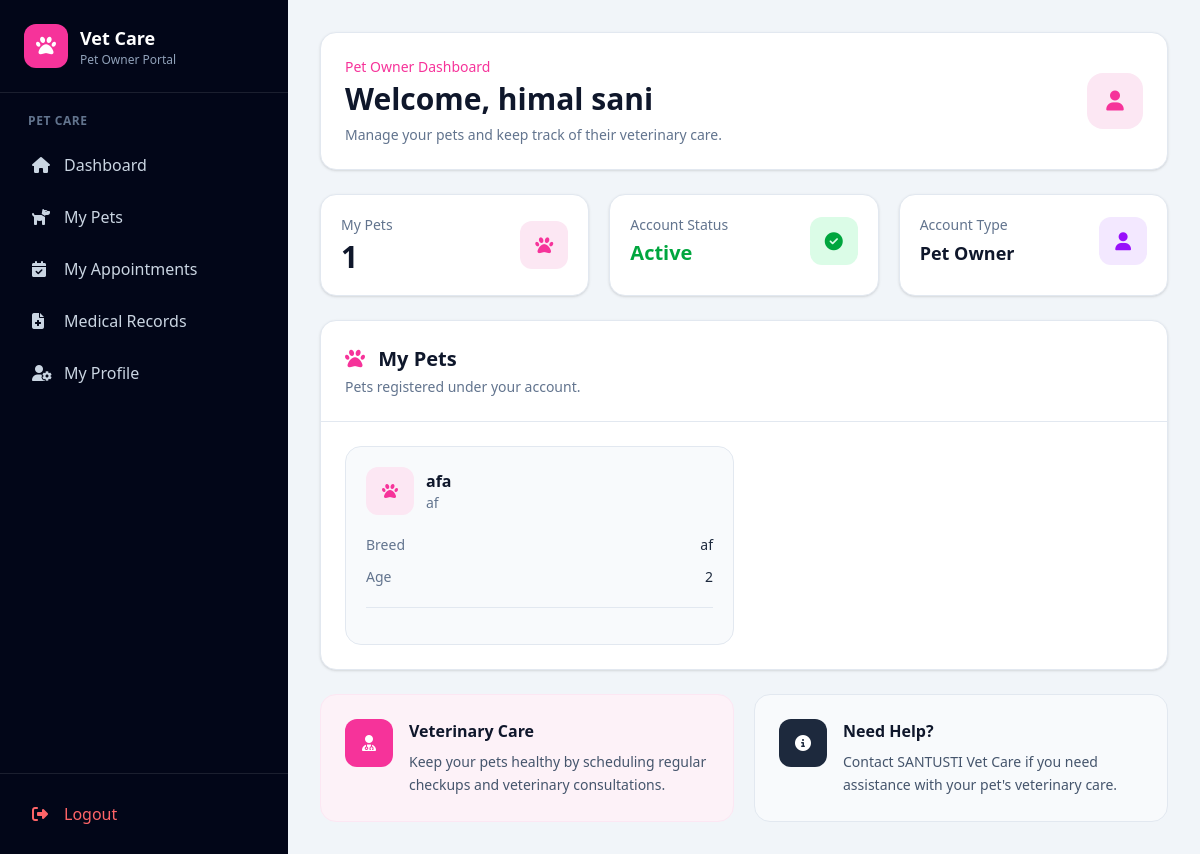
The app's page /owner-dashboard/ (signed in), older data.
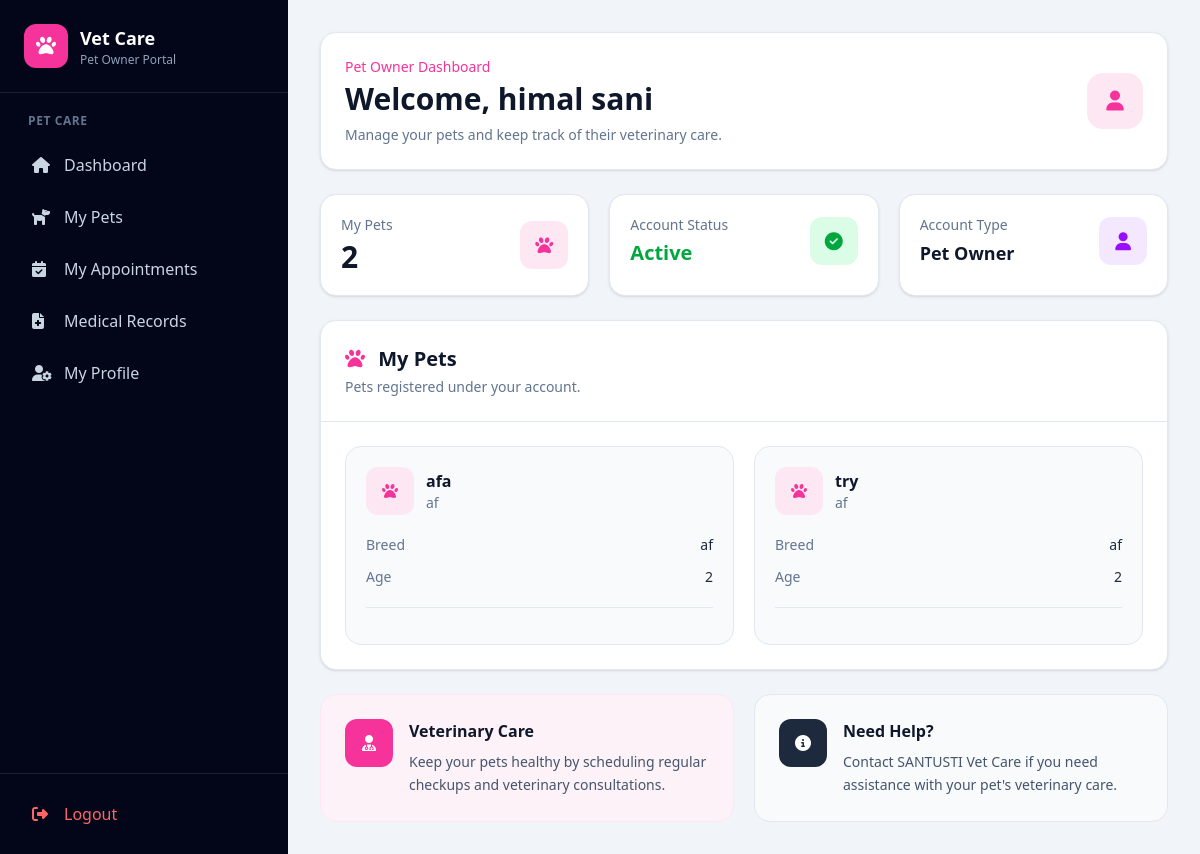
The same page, newer data.
### account/models.py (models this page shows, shortened)
class User(AbstractUser):
    ADMIN = "ADMIN"
    VETERINARIAN = "VETERINARIAN"
    PET_OWNER = "PET_OWNER"
    ROLE_CHOICES = [
        (ADMIN, "Admin"),
        (VETERINARIAN, "Veterinarian"),
        (PET_OWNER, "Pet Owner"),
    ]
    role = models.CharField(
        max_length=20,
        choices=ROLE_CHOICES,
        default=PET_OWNER
    )
    phone = models.CharField(
        max_length=15,
        blank=True,
        null=True
    )
    address = models.TextField(
        blank=True,
        null=True
    )
    created_at = models.DateTimeField(
        auto_now_add=True
    )
    updated_at = models.DateTimeField(
        auto_now=True
    )

### animal/models.py (models this page shows, shortened)
class Animal(models.Model):
    owner = models.ForeignKey(
        User,
        on_delete=models.CASCADE,
        related_name="animals",
        null=True,
        blank=True
    )
    name = models.CharField(max_length=100)
    species = models.CharField(max_length=100)
    breed = models.CharField(
        max_length=100,
        blank=True,
        null=True
    )
    age = models.PositiveIntegerField(
        blank=True,
        null=True
    )
    created_at = models.DateTimeField(
        auto_now_add=True
    )

### account/views.py (the view)
@login_required
def owner_dashboard(request):
    user = request.user
    if user.role != User.PET_OWNER:
        messages.error(
            request,
            "You are not authorized to access the pet owner dashboard."
        )
        return redirect("dashboard")
    pet_owner_profile = getattr(
        user,
        "pet_owner_profile",
        None
    )
    try:
        my_animals = Animal.objects.filter(
            owner=user
        )
    except Exception:
        my_animals = Animal.objects.none()
    try:
        appointments = (
            Appointment.objects
            .filter(animal__in=my_animals)
            .order_by("appointment_date")[:5]
        )
    except Exception:
        appointments = Appointment.objects.none()
    try:
        medical_records = (
            MedicalRecord.objects
            .filter(animal__in=my_animals)
            .order_by("-id")[:5]
        )
    except Exception:
        medical_records = MedicalRecord.objects.none()
    context = {
        "my_animals": my_animals,
        "appointments": appointments,
        "medical_records": medical_records,
        "pet_owner_profile": pet_owner_profile,
        "user_role": "PET_OWNER",
    }
    return render(
        request,
        "account/owner_dashboard.html",
        context
    )

### account/templates/account/owner_dashboard.html (shortened to what this page needs)
{% extends 'ownerbase.html' %}
{% block content %}
<div class="max-w-7xl mx-auto space-y-6">
    <div class="bg-white rounded-2xl border border-slate-200
                shadow-sm p-6">
        <div class="flex flex-col sm:flex-row
                    sm:items-center sm:justify-between gap-4">
            <div>
                <p class="text-sm font-medium text-pink-500">
                    Pet Owner Dashboard
                </p>
                <h2 class="mt-1 text-2xl sm:text-3xl
                           font-bold text-slate-900">
                    Welcome,
                    {{ request.user.get_full_name|default:request.user.username }}
                </h2>
                <p class="mt-2 text-sm text-slate-500">
                    Manage your pets and keep track of their veterinary care.
                </p>
            </div>
            <div class="w-14 h-14 rounded-2xl
                        bg-pink-100 text-pink-500
                        flex items-center justify-center
                        text-xl shrink-0">
                <i class="fa-solid fa-user"></i>
            </div>
        </div>
    </div>
    <div class="grid grid-cols-1 sm:grid-cols-2 lg:grid-cols-3 gap-5">
        <div class="bg-white rounded-2xl
                    border border-slate-200
                    shadow-sm p-5">
            <div class="flex items-center justify-between">
                <div>
                    <p class="text-sm text-slate-500">
                        My Pets
                    </p>
                    <h3 class="mt-1 text-3xl font-bold text-slate-900">
                        {{ my_animals|length }}
                    </h3>
                </div>
                <div class="w-12 h-12 rounded-xl
                            bg-pink-100 text-pink-500
                            flex items-center justify-center">
                    <i class="fa-solid fa-paw text-lg"></i>
                </div>
            </div>
        </div>
        <div class="bg-white rounded-2xl
                    border border-slate-200
                    shadow-sm p-5">
            <div class="flex items-center justify-between">
                <div>
                    <p class="text-sm text-slate-500">
                        Account Status
                    </p>
                    <h3 class="mt-1 text-xl font-bold text-green-600">
                        Active
                    </h3>
                </div>
                <div class="w-12 h-12 rounded-xl
                            bg-green-100 text-green-600
                            flex items-center justify-center">
                    <i class="fa-solid fa-circle-check text-lg"></i>
                </div>
            </div>
        </div>
        <div class="bg-white rounded-2xl
                    border border-slate-200
                    shadow-sm p-5">
            <div class="flex items-center justify-between">
                <div>
                    <p class="text-sm text-slate-500">
                        Account Type
                    </p>
                    <h3 class="mt-1 text-lg font-bold text-slate-900">
                        {{ request.user.get_role_display }}
                    </h3>
                </div>
                <div class="w-12 h-12 rounded-xl
                            bg-purple-100 text-purple-600
                            flex items-center justify-center">
                    <i class="fa-solid fa-user text-lg"></i>
                </div>
            </div>
        </div>
    </div>
    <div class="bg-white rounded-2xl
                border border-slate-200
                shadow-sm overflow-hidden">
        <div class="p-5 sm:p-6
                    border-b border-slate-200
                    flex flex-col sm:flex-row
                    sm:items-center
                    sm:justify-between
                    gap-3">
            <div>
                <h3 class="text-xl font-bold text-slate-900">
                    <i class="fa-solid fa-paw text-pink-500 mr-2"></i>
                    My Pets
                </h3>
                <p class="mt-1 text-sm text-slate-500">
                    Pets registered under your account.
                </p>
            </div>
        </div>
        <div class="p-5 sm:p-6">
            {% if my_animals %}
                <div class="grid grid-cols-1
                            md:grid-cols-2
                            xl:grid-cols-3
                            gap-5">
                    {% for animal in my_animals %}
                        <div class="rounded-2xl
                                    border border-slate-200
                                    bg-slate-50
                                    p-5
                                    hover:shadow-md
                                    transition">
                            <div class="flex items-center
                                        justify-between gap-3">
                                <div class="flex items-center gap-3">
                                    <div class="w-12 h-12
                                                rounded-xl
                                                bg-pink-100
                                                text-pink-500
                                                flex items-center
                                                justify-center">
                                        <i class="fa-solid fa-paw"></i>
                                    </div>
                                    <div>
                                        <h4 class="font-bold
                                                   text-slate-900">
                                            {{ animal.name }}
                                        </h4>
                                        <p class="text-sm
                                                  text-slate-500">
                                            {{ animal.species|default:"Pet" }}
                                        </p>
                                    </div>
                                </div>
                            </div>
                            <div class="mt-5 space-y-3">
                                {% if animal.breed %}
                                    <div class="flex items-center
                                                justify-between
                                                text-sm">
                                        <span class="text-slate-500">
                                            Breed
                                        </span>
                                        <span class="font-medium
                                                     text-slate-800">
                                            {{ animal.breed }}
                                        </span>
                                    </div>
                                {% endif %}
                                {% if animal.age %}
                                    <div class="flex items-center
                                                justify-between
                                                text-sm">
                                        <span class="text-slate-500">
                                            Age
                                        </span>
                                        <span class="font-medium
                                                     text-slate-800">
                                            {{ animal.age }}
                                        </span>
                                    </div>
                                {% endif %}
                            </div>
                            {% if animal.id %}
                                <div class="mt-5 pt-4
                                            border-t border-slate-200">
                                </div>
                            {% endif %}
                        </div>
                    {% endfor %}
                </div>
            {% endif %}
        </div>
    </div>
    <div class="grid grid-cols-1 lg:grid-cols-2 gap-5">
        <div class="bg-pink-50
                    border border-pink-100
                    rounded-2xl
                    p-6">
            <div class="flex items-start gap-4">
                <div class="w-12 h-12
                            rounded-xl
                            bg-pink-500
                            text-white
                            flex items-center
                            justify-center
                            shrink-0">
                    <i class="fa-solid fa-user-doctor"></i>
                </div>
                <div>
                    <h3 class="font-bold
                               text-slate-900">
                        Veterinary Care
                    </h3>
                    <p class="mt-2 text-sm
                              text-slate-600
                              leading-relaxed">
                        Keep your pets healthy by
                        scheduling regular checkups
                        and veterinary consultations.
                    </p>
                </div>
            </div>
        </div>
        <div class="bg-slate-50
                    border border-slate-200
                    rounded-2xl
                    p-6">
            <div class="flex items-start gap-4">
                <div class="w-12 h-12
                            rounded-xl
                            bg-slate-800
                            text-white
                            flex items-center
                            justify-center
                            shrink-0">
                    <i class="fa-solid fa-circle-info"></i>
                </div>
                <div>
                    <h3 class="font-bold
                               text-slate-900">
                        Need Help?
                    </h3>
                    <p class="mt-2 text-sm
                              text-slate-600
                              leading-relaxed">
                        Contact SANTUSTI Vet Care if
                        you need assistance with
                        your pet's veterinary care.
                    </p>
                </div>
            </div>
        </div>
    </div>
</div>
{% endblock %}

Row changes from the older to the newer data that the page shows:
added Animal: name "try", species "af", breed "af", age "2"
Text that changed along with them:
{{ my_animals|length }}: "1" → "2"
